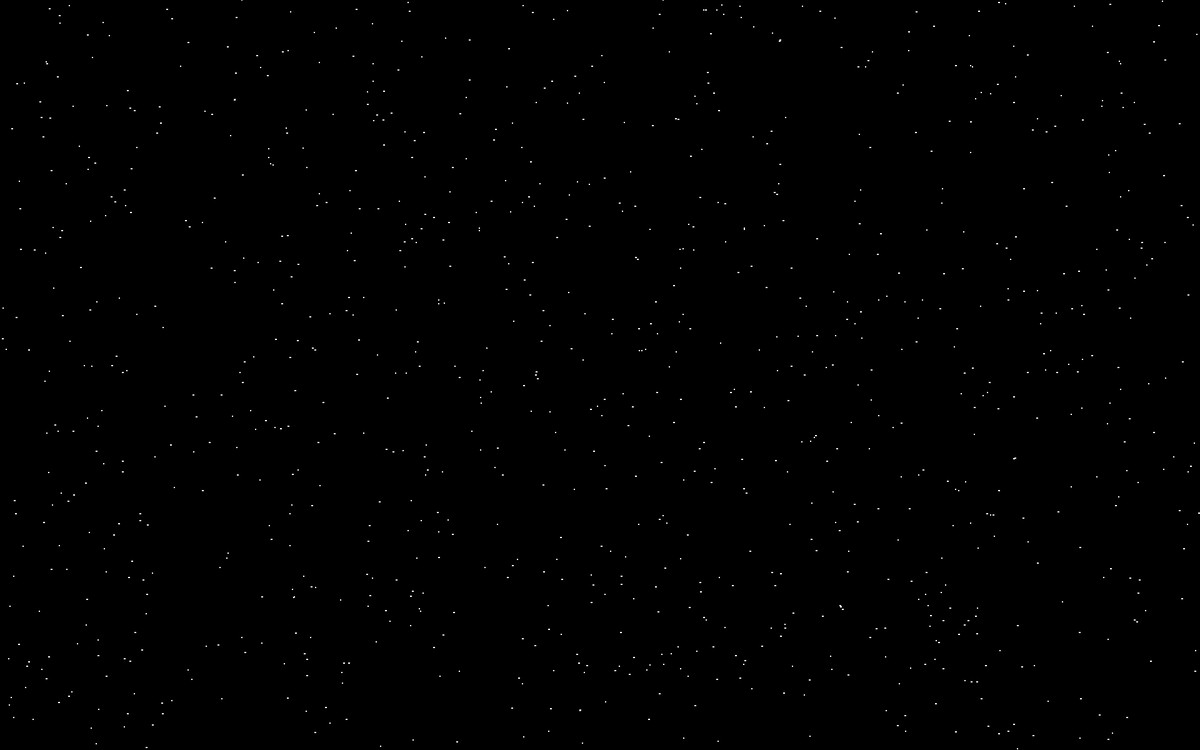
Frame 1 (no input)
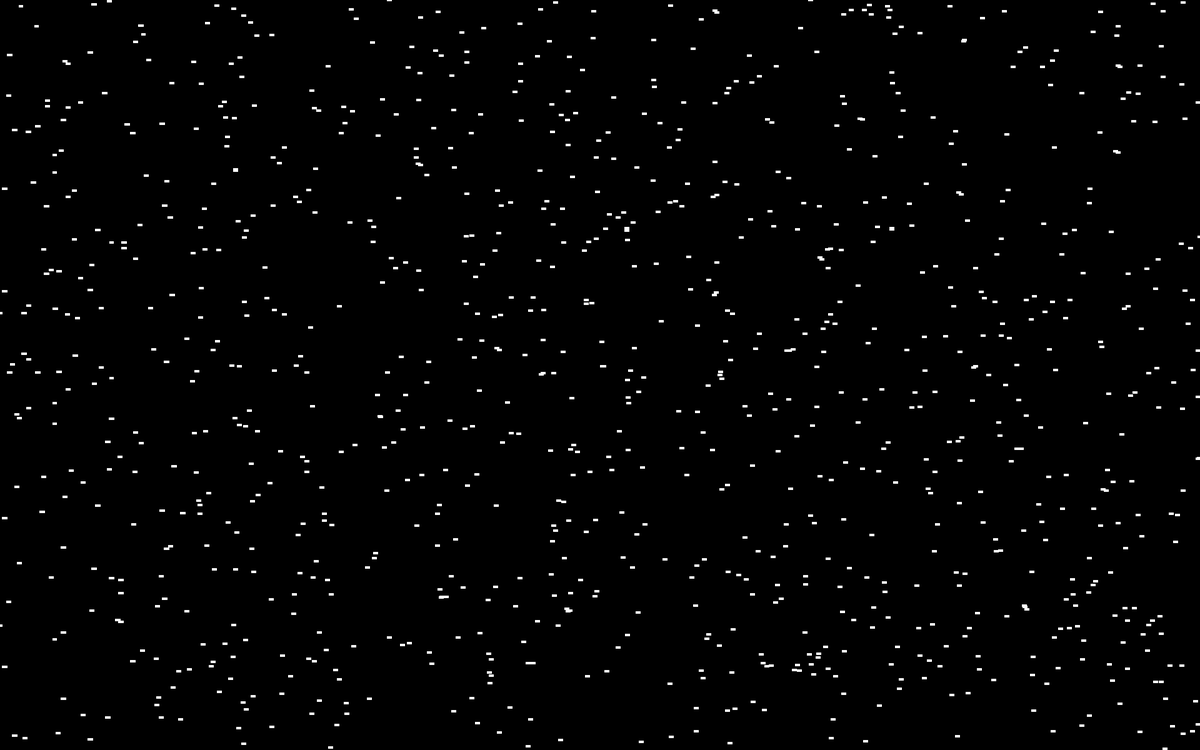
Frame 60 (the mouse pressed at the canvas centre just before this capture)
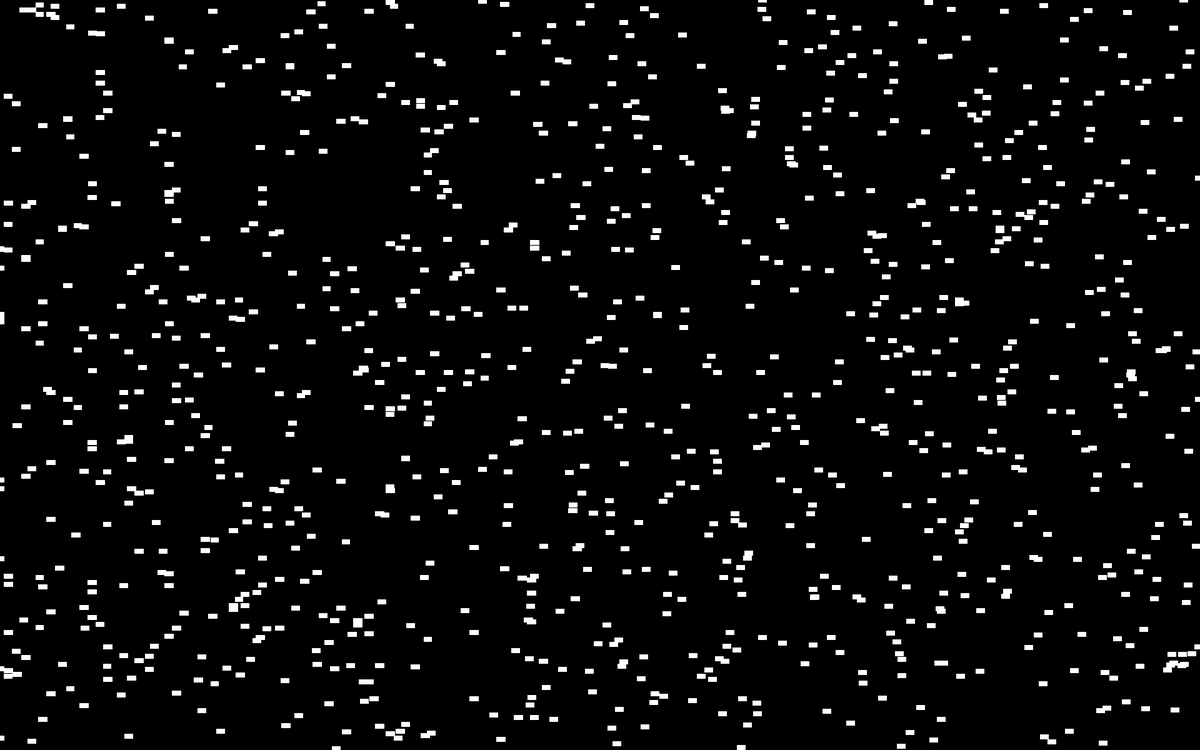
Frame 120 (the mouse held since frame 60 and released just before this capture)

The Processing sketch that drew these frames (run headless with seeded random() and noise(); from frame 60 on, the mouse is pressed at the canvas centre):

// Processing sketch: processing_177702
// ── processing_177702.pde

color c;
float xpos;
float ypos;
float xspeed;
ArrayList<Car> carz = new ArrayList<Car>();
//boolean sketchFullScreen() {
//  return true;
//}

void setup()
{
 size(1920,1200);
xpos = 0;
ypos = width/2;
xspeed = 1;
for(int i = 1;i < 1000;i++){
  carz.add(new Car(int(random(width)),int(random(height)),int(xspeed + random(2))));
}
}

void draw()
{
  background(0);
 //background(255);
 //background(random(255),random(255),random(255));
 for (int i = 0; i < carz.size(); i++)
  {
    Car ca = carz.get(i);
    ca.drive();
    ca.display();
  }
}

class Car{
  color c = color(random(255),random(255),random(255));
  float xpos;
  float ypos;
  float xspeed;
  int lec = 1;
   Car(float x, float y, float sp)
   {
    xpos = x;
    ypos = y;
    xspeed = sp; 
   }
   void drive()
  {
   xpos = xpos + xspeed;
   if(xpos > width)
   {
    xpos = 0; 
   }
   if(xpos < 0)
   {
    xpos = width; 
   }
   
  }
  void display()
  {
    rectMode(CENTER);
    //fill(c);
   // fill(color(random(255),random(255),random(255)));
    fill(255);
    //fill(0);
    //fill(lec);
    stroke(255);
    lec += lec;
    if(lec > 255 || lec < 0){
      lec *= -1;
    }
    rect(xpos,ypos,xspeed,xspeed/2); 
    xspeed+=.1;
  }
}
